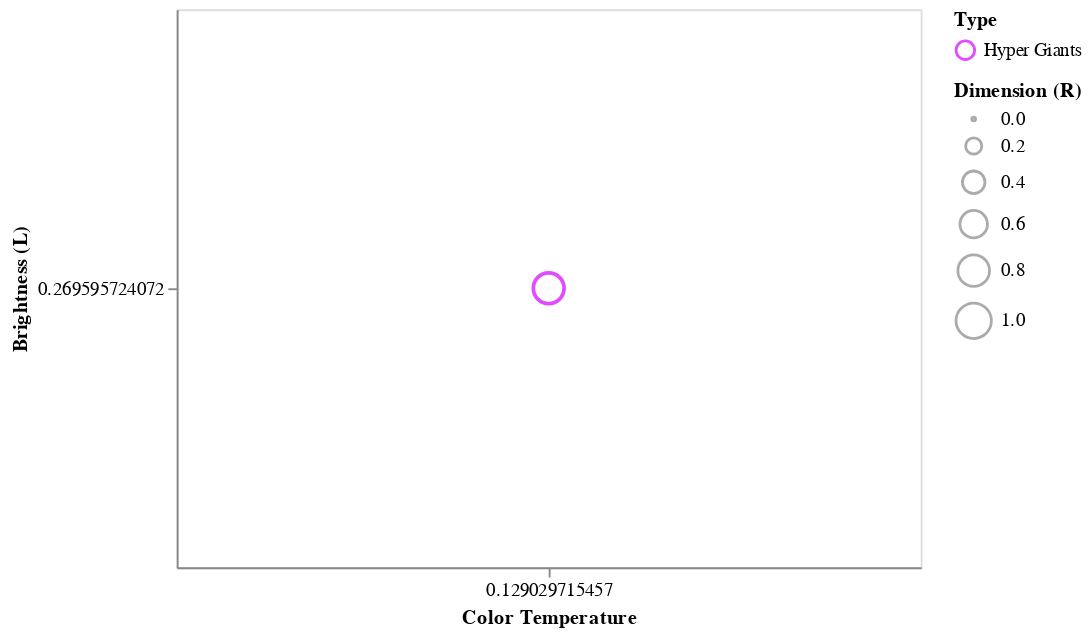

The code cell stored with this chart in its notebook:
### Markdown cell above
In questo grafico possiamo vedere come in questa classe spettrale siano presenti due tipi diversi di stelle tutte di una dimensione molto piccola.

Le stelle di dimensione maggiore appartengono al gruppo delle Main Sequence e vediamo che, pur non essendo particolarmente luminose, sono più luminose delle White Dwarf, la cui luminosità è possima allo zero.

### Code cell
data = dataset[dataset['Spectral_Class'] == 'G']

dom = ['Hyper Giants']
rng = ['#d400ff']

alt.Chart(data).mark_point().encode( 
    
    x = alt.X('Temperature',
         scale = alt.Scale(domain = (min(data.Temperature), max(data.Temperature))),
         axis = alt.Axis(format='K', title='Color Temperature', grid = False)
         ),
    
    y = alt.Y('L',
         scale = alt.Scale(domain = (min(data.L), max(data.L))),
         axis = alt.Axis(format='K', title='Brightness (L)', grid = False)
         ),
    
    size = alt.Size('R', 
                    scale = alt.Scale(domain = [0, 1]), 
                    legend = alt.Legend(title = 'Dimension (R)')
                   ),
    
    color = alt.Color('Type', scale=alt.Scale(domain=dom, range=rng)
                     )
    
)

### Figure 1 — Vega-Lite specification as saved in the notebook (floating-point values rounded to 4 significant figures)
{"config": {"view": {"continuousWidth": 400, "continuousHeight": 300}}, "data": {"name": "data-a67b034673c0027f4dd8ba56e4bfd460"}, "mark": "point", "encoding": {"color": {"type": "nominal", "field": "Type", "scale": {"domain": ["Hyper Giants"], "range": ["#d400ff"]}}, "size": {"type": "quantitative", "field": "R", "legend": {"title": "Dimension (R)"}, "scale": {"domain": [0, 1]}}, "x": {"type": "quantitative", "axis": {"format": "K", "grid": false, "title": "Color Temperature"}, "field": "Temperature", "scale": {"domain": [0.129, 0.129]}}, "y": {"type": "quantitative", "axis": {"format": "K", "grid": false, "title": "Brightness (L)"}, "field": "L", "scale": {"domain": [0.2696, 0.2696]}}}, "$schema": "https://vega.github.io/schema/vega-lite/v4.8.1.json", "datasets": {"data-a67b034673c0027f4dd8ba56e4bfd460": [{"Temperature": 0.129, "L": 0.2696, "R": 0.7529, "A_M": 0.05785, "Color": "Red", "Spectral_Class": "G", "Type": "Hyper Giants"}]}}
